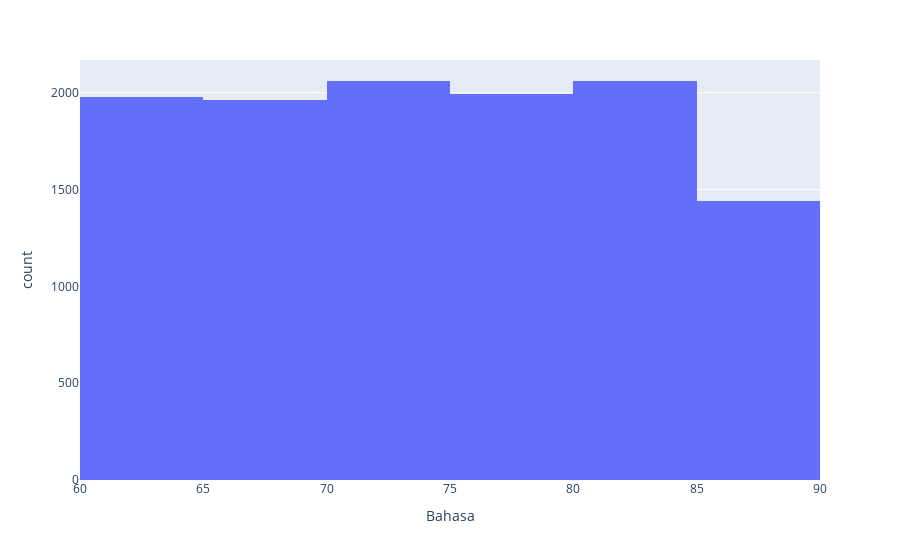
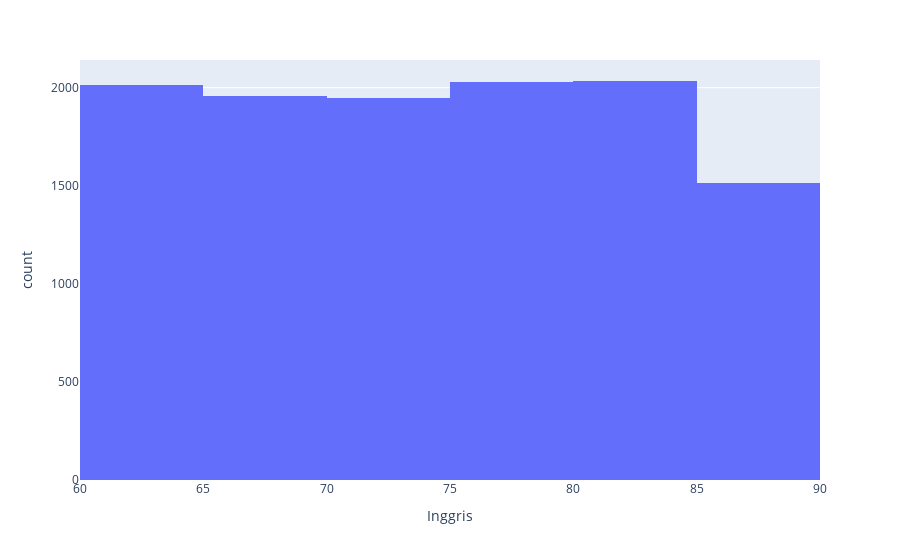

Notebook code cell kept with these figures, in order:
### Code cell
reload()
for i in numCols:
    if(i == "Inggris" or i == "Bahasa"):
        util_visualization.drawHistogram(df, i, 10).show()

### Figure 1 — Plotly figure (JSON) as saved in the notebook; plotly's stock layout.template omitted (floating-point values rounded to 4 significant figures; data arrays with more than 128 entries replaced by an {"elided": "..."} marker saying what was removed)
{"data": [{"alignmentgroup": "True", "bingroup": "x", "hovertemplate": "Bahasa=%{x}<br>count=%{y}<extra></extra>", "legendgroup": "", "marker": {"color": "#636efa", "pattern": {"shape": ""}}, "name": "", "nbinsx": 10, "offsetgroup": "", "orientation": "v", "showlegend": false, "type": "histogram", "x": {"elided": "11499 float values"}, "xaxis": "x", "yaxis": "y"}], "layout": {"barmode": "relative", "legend": {"tracegroupgap": 0}, "margin": {"t": 60}, "xaxis": {"anchor": "y", "domain": [0, 1], "title": {"text": "Bahasa"}}, "yaxis": {"anchor": "x", "domain": [0, 1], "title": {"text": "count"}}}}

### Figure 2 — Plotly figure (JSON) as saved in the notebook; plotly's stock layout.template omitted (floating-point values rounded to 4 significant figures; data arrays with more than 128 entries replaced by an {"elided": "..."} marker saying what was removed)
{"data": [{"alignmentgroup": "True", "bingroup": "x", "hovertemplate": "Inggris=%{x}<br>count=%{y}<extra></extra>", "legendgroup": "", "marker": {"color": "#636efa", "pattern": {"shape": ""}}, "name": "", "nbinsx": 10, "offsetgroup": "", "orientation": "v", "showlegend": false, "type": "histogram", "x": {"elided": "11499 float values"}, "xaxis": "x", "yaxis": "y"}], "layout": {"barmode": "relative", "legend": {"tracegroupgap": 0}, "margin": {"t": 60}, "xaxis": {"anchor": "y", "domain": [0, 1], "title": {"text": "Inggris"}}, "yaxis": {"anchor": "x", "domain": [0, 1], "title": {"text": "count"}}}}
